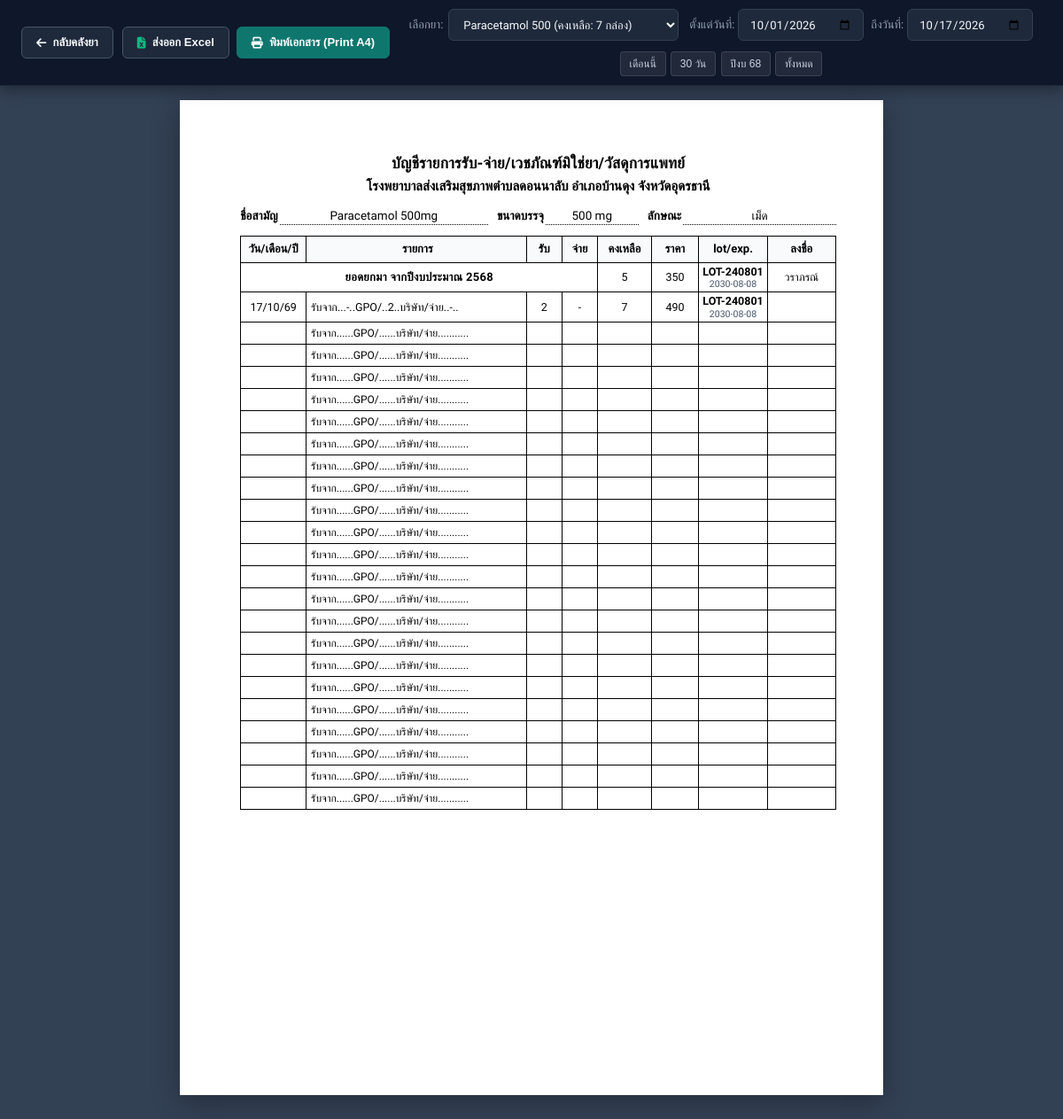
Page /stock-card (signed in) on the committed database.
### tables this page shows
CREATE TABLE drugs (
                id INTEGER PRIMARY KEY AUTOINCREMENT,
                code TEXT UNIQUE NOT NULL,
                name TEXT NOT NULL,
                generic_name TEXT,
                category TEXT DEFAULT 'ทั่วไป',
                dosage_form TEXT DEFAULT 'เม็ด (Tablet)',
                strength TEXT DEFAULT '',
                stock_qty INTEGER NOT NULL DEFAULT 0,
                unit TEXT DEFAULT 'เม็ด',
                min_threshold INTEGER DEFAULT 10,
                price REAL DEFAULT 0.0,
                cost REAL DEFAULT 0.0,
                expiry_date TEXT,
                location TEXT DEFAULT 'ตู้เก็บยาหลัก',
                qr_payload TEXT,
                instructions TEXT,
                created_at TEXT,
                updated_at TEXT
            , lot_number TEXT DEFAULT '', image_url TEXT DEFAULT '');

CREATE TABLE "stock_in_logs" (
                        id INTEGER PRIMARY KEY AUTOINCREMENT,
                        drug_id INTEGER,
                        drug_code TEXT,
                        drug_name TEXT NOT NULL,
                        lot_number TEXT,
                        quantity INTEGER NOT NULL,
                        balance_before INTEGER NOT NULL,
                        balance_after INTEGER NOT NULL,
                        cost_per_unit REAL DEFAULT 0.0,
                        total_cost REAL DEFAULT 0.0,
                        supplier TEXT DEFAULT 'องค์การเภสัชกรรม (GPO)',
                        expiry_date TEXT,
                        received_by TEXT DEFAULT 'เภสัชกร/เจ้าหน้าที่',
                        notes TEXT,
                        created_at TEXT NOT NULL, is_voided INTEGER DEFAULT 0, void_reason TEXT, voided_by TEXT, voided_at TEXT,
                        FOREIGN KEY (drug_id) REFERENCES drugs (id) ON DELETE SET NULL
                    );

### app.py (the view)
@app.route("/stock-card")
@login_required
def stock_card_view():
    u = current_user()
    drugs = database.get_all_drugs()
    selected_drug_id = request.args.get("drug_id")
    try:
        selected_drug_id = int(selected_drug_id) if selected_drug_id else (drugs[0]["id"] if drugs else None)
    except (ValueError, TypeError):
        selected_drug_id = drugs[0]["id"] if drugs else None
    now = datetime.now()
    default_start = request.args.get("start_date") or f"{now.year}-{now.month:02d}-01"
    default_end = request.args.get("end_date") or now.strftime("%Y-%m-%d")
    card_data = database.get_stock_card_data(selected_drug_id, default_start, default_end) if selected_drug_id else None
    selected_drug = card_data["drug"] if card_data else None
    transactions = card_data["transactions"] if card_data else []
    opening_balance = card_data["opening_balance"] if card_data else 0
    for tx in transactions:
        tx["date_short"] = format_thai_date_short(tx["created_at"])
        lot = (tx.get("lot_number") or "").strip()
        exp = (tx.get("expiry_date") or "").strip()
        if lot and exp:
            lot_exp_display = f'<div style="line-height:1.25;"><div style="font-weight:600;">{lot}</div><div style="font-size:0.85em; color:#475569;">{exp}</div></div>'
        elif lot:
            lot_exp_display = f'<span style="font-weight:600;">{lot}</span>'
        elif exp:
            lot_exp_display = exp
        else:
            lot_exp_display = "-"
        if tx["type"] == "RECEIVE":
            is_gpo = "GPO" in (tx.get("supplier") or "") or "องค์การ" in (tx.get("supplier") or "")
            qty_in = tx.get("qty_in") or tx.get("quantity") or "-"
            if is_gpo:
                tx["particulars_html"] = f'รับจาก..<span class="fill-text">{qty_in}</span>..GPO/..-..บริษัท/จ่าย..-..'
            else:
                tx["particulars_html"] = f'รับจาก...-..GPO/..<span class="fill-text">{qty_in}</span>..บริษัท/จ่าย..-..'
            tx["lot_exp_html"] = lot_exp_display
        else:
            qty_out = tx.get("qty_out") or tx.get("quantity") or "-"
            tx["particulars_html"] = f'รับจาก...-..GPO/..-..บริษัท/จ่าย..<span class="fill-text">{qty_out}</span>..'
            tx["lot_exp_html"] = lot_exp_display if lot else "-"
        if tx.get("total_price"):
            tx["total_price_formatted"] = f"{round(tx['total_price']):,}"
        elif tx.get("price"):
            tx["price_formatted"] = f"{round(tx['price']):,}"
    opening_date_short = ""
    used_rows = 1 + len(transactions)
    empty_rows_count = max(0, 24 - used_rows)
    opening_value_formatted = card_data.get("opening_value_formatted", "0") if card_data else "0"
    opening_lot = (selected_drug.get("lot_number") or "").strip() if selected_drug else ""
    opening_exp = (selected_drug.get("expiry_date") or "").strip() if selected_drug else ""
    if opening_lot and opening_exp:
        opening_lot_exp = f'<div style="line-height:1.25;"><div style="font-weight:600;">{opening_lot}</div><div style="font-size:0.85em; color:#475569;">{opening_exp}</div></div>'
    elif opening_lot:
        opening_lot_exp = f'<span style="font-weight:600;">{opening_lot}</span>'
    elif opening_exp:
        opening_lot_exp = opening_exp
    else:
        opening_lot_exp = "-"
    return render_template(
        "stock_card.html",
        drugs=drugs,
        selected_drug=selected_drug,
        start_date=default_start,
        end_date=default_end,
        opening_date_short=opening_date_short,
        opening_balance=opening_balance,
        opening_value_formatted=opening_value_formatted,
        opening_lot_exp=opening_lot_exp,
        transactions=transactions,
        empty_rows_count=empty_rows_count,
        packaging=format_packaging_size(selected_drug),
        opening_sign="วราภรณ์",
        hospital_name="โรงพยาบาลส่งเสริมสุขภาพตำบลดอนนาลับ อำเภอบ้านดุง จังหวัดอุดรธานี",
        current_user=u,
        base_url=Config.BASE_URL
    )

### app.py (called while the page is built)
def current_user() -> dict:
    return {
        "email": session.get('user_email', ''),
        "name": session.get('user_name', ''),
        "picture": session.get('user_picture', '')
    }

@app.after_request
def disable_cache_for_dev(response):
    if request.path.startswith("/api/export"):
        return response
    response.headers["Cache-Control"] = "no-cache, no-store, must-revalidate, max-age=0"
    response.headers["Pragma"] = "no-cache"
    response.headers["Expires"] = "0"
    return response

def format_packaging_size(drug):
    if not drug:
        return "1*500 's"
    strength = (drug.get("strength") or "").strip()
    if strength:
        cleaned = re.sub(r'\s*(เม็ด|ขวด|แคปซูล|ซอง|หลอด|ตลับ|กล่อง|ชิ้น|แผง)', '', strength).strip()
        if cleaned:
            return cleaned
    name = drug.get("name", "")
    m = re.search(r'(\d+(?:\.\d+)?\s*(?:mg|g|ml|mcg|มก\.?|มล\.?|%))', name, re.IGNORECASE)
    if m:
        return m.group(1)
    return "1*500 's"

def format_thai_date_short(dt_str):
    if not dt_str:
        return "-/-/----"
    try:
        parts = dt_str.split(' ')[0].split('-')
        y, m, d = int(parts[0]), int(parts[1]), int(parts[2])
        thai_year = (y + 543) % 100
        return f"{d:02d}/{m:02d}/{thai_year:02d}"
    except Exception:
        return str(dt_str)

### database.py (called while the page is built)
def get_db():
    conn = sqlite3.connect(Config.DB_PATH, timeout=30.0)
    conn.row_factory = sqlite3.Row
    conn.execute("PRAGMA journal_mode = WAL")
    conn.execute("PRAGMA synchronous = NORMAL")
    conn.execute("PRAGMA foreign_keys = ON")
    return conn

def parse_expiry_date(date_str):
    if not date_str:
        return None
    cleaned = str(date_str).strip()
    if not cleaned:
        return None
    for fmt in ("%Y-%m-%d", "%d/%m/%Y", "%Y/%m/%d", "%d-%m-%Y"):
        try:
            d = datetime.strptime(cleaned, fmt).date()
            if d.year > 2400:  # Thai Buddhist Era year (พ.ศ. 2560+ -> 2017+)
                d = d.replace(year=d.year - 543)
            return d
        except ValueError:
            pass
    return None

### templates/stock_card.html (shortened to what this page needs)
<!DOCTYPE html>
<html lang="th">
<head>
    <link rel="stylesheet" href="https://cdnjs.cloudflare.com/ajax/libs/font-awesome/6.5.1/css/all.min.css">
</head>
<body>
    <div class="print-toolbar">
        <div class="toolbar-inner">
            <div class="toolbar-row-top">
                <a href="/{% if request.args.get('code') %}?code={{ request.args.get('code') }}{% endif %}" class="btn-tool btn-outline-tool" title="กลับหน้าแดชบอร์ดหลัก">
                    <i class="fas fa-arrow-left"></i> <span class="btn-text">กลับคลังยา</span><span class="btn-text-mobile">กลับ</span>
                </a>
                <div class="toolbar-group-actions">
                    <button type="button" class="btn-tool btn-outline-tool" onclick="exportStockCardExcel()" title="ดาวน์โหลดเป็นไฟล์ Excel">
                        <i class="fas fa-file-excel" style="color: #10B981;"></i> <span class="btn-text">ส่งออก Excel</span><span class="btn-text-mobile">Excel</span>
                    </button>
                    <button type="button" class="btn-tool btn-print" onclick="window.print()" title="พิมพ์ใบสต็อกการ์ด (Ctrl + P)">
                        <i class="fas fa-print"></i> <span class="btn-text">พิมพ์เอกสาร (Print A4)</span><span class="btn-text-mobile">พิมพ์ A4</span>
                    </button>
                </div>
            </div>
            <div class="toolbar-row-filter">
                <div class="toolbar-item-drug">
                    <label class="toolbar-label" for="selectDrug">เลือกยา:</label>
                    <select id="selectDrug" class="toolbar-select" onchange="refreshStockCardData()" oninput="refreshStockCardData()">
                        {% for d in drugs %}
                        <option value="{{ d.id }}" {% if selected_drug and selected_drug.id == d.id %}selected{% endif %}>
                            {{ d.name }} (คงเหลือ: {{ d.stock_qty }} {{ d.unit }})
                        </option>
                        {% endfor %}
                    </select>
                </div>
                <div class="toolbar-item-dates">
                    <div class="date-input-wrap">
                        <label class="toolbar-label" for="inputStartDate">ตั้งแต่วันที่:</label>
                        <input type="date" id="inputStartDate" class="toolbar-input" value="{{ start_date }}" onchange="refreshStockCardData()" oninput="refreshStockCardData()">
                    </div>
                    <div class="date-input-wrap">
                        <label class="toolbar-label" for="inputEndDate">ถึงวันที่:</label>
                        <input type="date" id="inputEndDate" class="toolbar-input" value="{{ end_date }}" onchange="refreshStockCardData()" oninput="refreshStockCardData()">
                    </div>
                </div>
                <div class="quick-presets">
                    <button type="button" class="btn-preset" onclick="setPreset('this_month')">เดือนนี้</button>
                    <button type="button" class="btn-preset" onclick="setPreset('last_30')">30 วัน</button>
                    <button type="button" class="btn-preset" onclick="setPreset('fiscal_year')">ปีงบ 68</button>
                    <button type="button" class="btn-preset" onclick="setPreset('all')">ทั้งหมด</button>
                </div>
            </div>
        </div>
    </div>
    <div class="sheet-scroll-area" id="sheetScrollArea">
        <div class="sheet-scale-wrapper" id="sheetScaleWrapper">
            <div class="sheet-container" id="stockCardSheet">
        <div class="card-header-block">
            <h1 class="card-title-main">บัญชีรายการรับ-จ่าย/เวชภัณฑ์มิใช่ยา/วัสดุการแพทย์</h1>
            <div class="card-hospital-name" contenteditable="true" id="hospitalName" title="คลิกเพื่อแก้ไขชื่อหน่วยงาน">
                {{ hospital_name | default('โรงพยาบาลส่งเสริมสุขภาพตำบลดอนนาลับ อำเภอบ้านดุง จังหวัดอุดรธานี') }}
            </div>
            <div class="card-meta-row">
                <div class="meta-col meta-col-name">
                    <span class="meta-label">ชื่อสามัญ</span>
                    <div class="meta-line">
                        <span class="meta-val" contenteditable="true" id="metaGenericName" title="คลิกเพื่อแก้ไขชื่อยา">{{ selected_drug.generic_name or selected_drug.name }}</span>
                    </div>
                </div>
                <div class="meta-col meta-col-pkg">
                    <span class="meta-label">ขนาดบรรจุ</span>
                    <div class="meta-line">
                        <span class="meta-val" contenteditable="true" id="metaPackaging" title="คลิกเพื่อแก้ไขขนาดบรรจุ">{{ packaging | default("1*500 's") }}</span>
                    </div>
                </div>
                <div class="meta-col meta-col-form">
                    <span class="meta-label">ลักษณะ</span>
                    <div class="meta-line">
                        <span class="meta-val" contenteditable="true" id="metaDosageForm" title="คลิกเพื่อแก้ไขลักษณะยา">{{ selected_drug.dosage_form or 'tablet' }}</span>
                    </div>
                </div>
            </div>
        </div>
        <table class="ledger-table" id="ledgerTable">
            <thead>
                <tr>
                    <th class="col-date">วัน/เดือน/ปี</th>
                    <th class="col-particulars">รายการ</th>
                    <th class="col-qty-in">รับ</th>
                    <th class="col-qty-out">จ่าย</th>
                    <th class="col-balance">คงเหลือ</th>
                    <th class="col-price">ราคา</th>
                    <th class="col-lot-exp">lot/exp.</th>
                    <th class="col-sign">ลงชื่อ</th>
                </tr>
            </thead>
            <tbody id="ledgerTableBody">
                <tr class="row-opening-balance">
                    <td colspan="4" class="col-opening-merged">
                        ยอดยกมา จากปีงบประมาณ <span id="textFiscalYear" contenteditable="true">2568</span>
                    </td>
                    <td class="col-balance" id="cellOpeningBalance">{{ opening_balance }}</td>
                    <td class="col-price" id="cellOpeningPrice">{{ opening_value_formatted }}</td>
                    <td class="col-lot-exp" contenteditable="true" id="cellOpeningLotExp" title="คลิกเพื่อพิมพ์/แก้ไข Lot/Exp ยอดยกมา">{{ (opening_lot_exp or '-') | safe }}</td>
                    <td class="col-sign" contenteditable="true" id="signOpeningBalance" title="คลิกเพื่อพิมพ์/แก้ไขชื่อผู้ลงชื่อ">{{ opening_sign | default('วราภรณ์') }}</td>
                </tr>
                {% for tx in transactions %}
                <tr>
                    <td class="col-date">{{ tx.date_short }}</td>
                    <td class="col-particulars">{{ tx.particulars_html | safe }}</td>
                    <td class="col-qty-in">{% if tx.type == 'RECEIVE' %}{{ tx.qty_in }}{% else %}-{% endif %}</td>
                    <td class="col-qty-out">{% if tx.type == 'DISPENSE' %}{{ tx.qty_out }}{% else %}-{% endif %}</td>
                    <td class="col-balance">{{ tx.balance }}</td>
                    <td class="col-price">{{ tx.balance_value_formatted or '-' }}</td>
                    <td class="col-lot-exp">{{ tx.lot_exp_html | safe }}</td>
                    <td class="col-sign" contenteditable="true" title="คลิกเพื่อพิมพ์ชื่อ หรือเว้นว่างเพื่อเซ็นสด"></td>
                </tr>
                {% endfor %}
                {% for i in range(empty_rows_count) %}
                <tr class="row-empty">
                    <td class="col-date">&nbsp;</td>
                    <td class="col-particulars">
                        <span class="particulars-preprinted">รับจาก......GPO/......บริษัท/จ่าย...........</span>
                    </td>
                    <td class="col-qty-in">&nbsp;</td>
                    <td class="col-qty-out">&nbsp;</td>
                    <td class="col-balance">&nbsp;</td>
                    <td class="col-price">&nbsp;</td>
                    <td class="col-lot-exp">&nbsp;</td>
                    <td class="col-sign" contenteditable="true">&nbsp;</td>
                </tr>
                {% endfor %}
            </tbody>
        </table>
        </div>
        </div>
    </div>
</body>
</html>

### rows in the picture
drugs: generic_name "Paracetamol 500mg", strength "500 mg", dosage_form "เม็ด"
stock_in_logs: date_short "17/10/69", particulars_html "รับจาก...-..GPO/.. 2 ..บริษัท/จ่าย..-..", qty_in "2", balance "7", balance_value_formatted "490", lot_exp_html "LOT-240801 2030-08-08"

### other values in the picture
{{ opening_balance }} "5"
{{ opening_value_formatted }} "350"
{{ (opening_lot_exp or '-') | safe }} "LOT-240801 2030-08-08"
{{ opening_sign | default('วราภรณ์') }} "วราภรณ์"
form field value "Paracetamol 500 (คงเหลือ: 7 กล่อง)"
